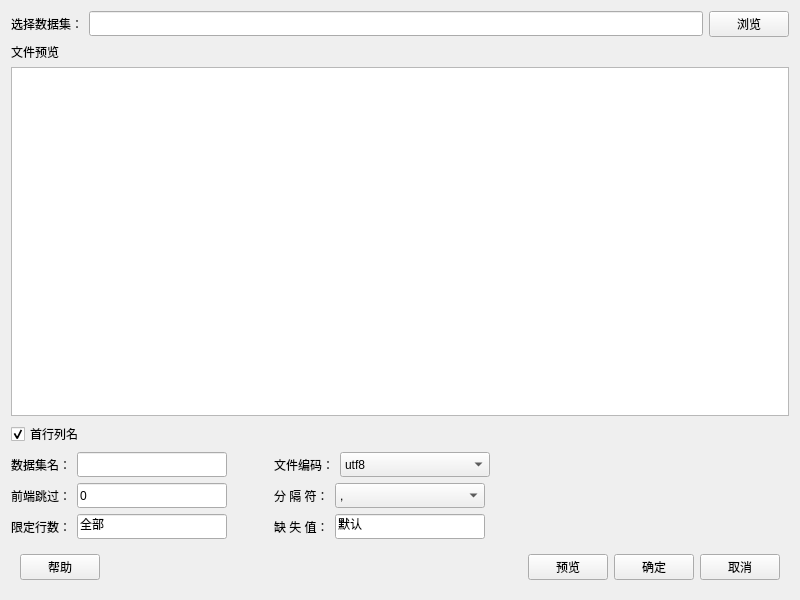
<?xml version="1.0" encoding="UTF-8"?>
<ui version="4.0">
 <class>Form</class>
 <widget class="QWidget" name="Form">
  <property name="geometry">
   <rect>
    <x>0</x>
    <y>0</y>
    <width>800</width>
    <height>600</height>
   </rect>
  </property>
  <property name="minimumSize">
   <size>
    <width>800</width>
    <height>600</height>
   </size>
  </property>
  <property name="maximumSize">
   <size>
    <width>16777215</width>
    <height>16777215</height>
   </size>
  </property>
  <property name="windowTitle">
   <string>导入CSV数据</string>
  </property>
  <property name="windowIcon">
   <iconset resource="../../../../ui/pyqtsource.qrc">
    <normaloff>:/color/theme/default/icons/csv.svg</normaloff>:/color/theme/default/icons/csv.svg</iconset>
  </property>
  <layout class="QVBoxLayout" name="verticalLayout_3">
   <item>
    <layout class="QHBoxLayout" name="horizontalLayout">
     <item>
      <widget class="QLabel" name="label_8">
       <property name="minimumSize">
        <size>
         <width>0</width>
         <height>25</height>
        </size>
       </property>
       <property name="text">
        <string>选择数据集：</string>
       </property>
      </widget>
     </item>
     <item>
      <widget class="QLineEdit" name="lineEdit_filePath">
       <property name="minimumSize">
        <size>
         <width>0</width>
         <height>25</height>
        </size>
       </property>
      </widget>
     </item>
     <item>
      <widget class="QPushButton" name="pushButton_choosefile">
       <property name="minimumSize">
        <size>
         <width>0</width>
         <height>25</height>
        </size>
       </property>
       <property name="text">
        <string>浏览</string>
       </property>
      </widget>
     </item>
    </layout>
   </item>
   <item>
    <widget class="QLabel" name="label">
     <property name="text">
      <string>文件预览</string>
     </property>
    </widget>
   </item>
   <item>
    <widget class="QTableWidget" name="tableWidget_previewData"/>
   </item>
   <item>
    <widget class="QCheckBox" name="checkBox_ifColumns">
     <property name="text">
      <string>首行列名</string>
     </property>
     <property name="checked">
      <bool>true</bool>
     </property>
    </widget>
   </item>
   <item>
    <layout class="QHBoxLayout" name="horizontalLayout_9">
     <item>
      <layout class="QVBoxLayout" name="verticalLayout">
       <item>
        <layout class="QHBoxLayout" name="horizontalLayout_2">
         <item>
          <widget class="QLabel" name="label_6">
           <property name="minimumSize">
            <size>
             <width>0</width>
             <height>25</height>
            </size>
           </property>
           <property name="text">
            <string>数据集名：</string>
           </property>
          </widget>
         </item>
         <item>
          <widget class="QLineEdit" name="lineEdit_datasetName">
           <property name="minimumSize">
            <size>
             <width>150</width>
             <height>25</height>
            </size>
           </property>
           <property name="maximumSize">
            <size>
             <width>150</width>
             <height>16777215</height>
            </size>
           </property>
           <property name="text">
            <string/>
           </property>
          </widget>
         </item>
         <item>
          <spacer name="horizontalSpacer_7">
           <property name="orientation">
            <enum>Qt::Horizontal</enum>
           </property>
           <property name="sizeHint" stdset="0">
            <size>
             <width>40</width>
             <height>20</height>
            </size>
           </property>
          </spacer>
         </item>
        </layout>
       </item>
       <item>
        <layout class="QHBoxLayout" name="horizontalLayout_3">
         <item>
          <widget class="QLabel" name="label_3">
           <property name="minimumSize">
            <size>
             <width>0</width>
             <height>25</height>
            </size>
           </property>
           <property name="text">
            <string>前端跳过：</string>
           </property>
          </widget>
         </item>
         <item>
          <widget class="QLineEdit" name="lineEdit_passHead">
           <property name="minimumSize">
            <size>
             <width>150</width>
             <height>25</height>
            </size>
           </property>
           <property name="maximumSize">
            <size>
             <width>150</width>
             <height>16777215</height>
            </size>
           </property>
           <property name="text">
            <string>0</string>
           </property>
          </widget>
         </item>
         <item>
          <spacer name="horizontalSpacer_8">
           <property name="orientation">
            <enum>Qt::Horizontal</enum>
           </property>
           <property name="sizeHint" stdset="0">
            <size>
             <width>40</width>
             <height>20</height>
            </size>
           </property>
          </spacer>
         </item>
        </layout>
       </item>
       <item>
        <layout class="QHBoxLayout" name="horizontalLayout_4">
         <item>
          <widget class="QLabel" name="label_4">
           <property name="minimumSize">
            <size>
             <width>0</width>
             <height>25</height>
            </size>
           </property>
           <property name="text">
            <string>限定行数：</string>
           </property>
          </widget>
         </item>
         <item>
          <widget class="QLineEdit" name="lineEdit_limitRow">
           <property name="minimumSize">
            <size>
             <width>150</width>
             <height>25</height>
            </size>
           </property>
           <property name="maximumSize">
            <size>
             <width>150</width>
             <height>16777215</height>
            </size>
           </property>
           <property name="text">
            <string>全部</string>
           </property>
          </widget>
         </item>
         <item>
          <spacer name="horizontalSpacer_9">
           <property name="orientation">
            <enum>Qt::Horizontal</enum>
           </property>
           <property name="sizeHint" stdset="0">
            <size>
             <width>40</width>
             <height>20</height>
            </size>
           </property>
          </spacer>
         </item>
        </layout>
       </item>
      </layout>
     </item>
     <item>
      <layout class="QVBoxLayout" name="verticalLayout_2">
       <item>
        <layout class="QHBoxLayout" name="horizontalLayout_5">
         <item>
          <widget class="QLabel" name="label_5">
           <property name="minimumSize">
            <size>
             <width>0</width>
             <height>25</height>
            </size>
           </property>
           <property name="text">
            <string>文件编码：</string>
           </property>
          </widget>
         </item>
         <item>
          <widget class="QComboBox" name="comboBox_encode">
           <property name="minimumSize">
            <size>
             <width>150</width>
             <height>25</height>
            </size>
           </property>
           <property name="maximumSize">
            <size>
             <width>100</width>
             <height>16777215</height>
            </size>
           </property>
           <item>
            <property name="text">
             <string>utf8</string>
            </property>
           </item>
           <item>
            <property name="text">
             <string>gb2312</string>
            </property>
           </item>
           <item>
            <property name="text">
             <string>gbk</string>
            </property>
           </item>
           <item>
            <property name="text">
             <string>ascii</string>
            </property>
           </item>
          </widget>
         </item>
         <item>
          <spacer name="horizontalSpacer_3">
           <property name="orientation">
            <enum>Qt::Horizontal</enum>
           </property>
           <property name="sizeHint" stdset="0">
            <size>
             <width>40</width>
             <height>20</height>
            </size>
           </property>
          </spacer>
         </item>
        </layout>
       </item>
       <item>
        <layout class="QHBoxLayout" name="horizontalLayout_6">
         <item>
          <widget class="QLabel" name="label_2">
           <property name="minimumSize">
            <size>
             <width>0</width>
             <height>25</height>
            </size>
           </property>
           <property name="text">
            <string>分 隔 符：</string>
           </property>
          </widget>
         </item>
         <item>
          <widget class="QComboBox" name="comboBox_separator">
           <property name="minimumSize">
            <size>
             <width>150</width>
             <height>25</height>
            </size>
           </property>
           <property name="maximumSize">
            <size>
             <width>150</width>
             <height>16777215</height>
            </size>
           </property>
           <item>
            <property name="text">
             <string>,</string>
            </property>
           </item>
           <item>
            <property name="text">
             <string>;</string>
            </property>
           </item>
           <item>
            <property name="text">
             <string>\s</string>
            </property>
           </item>
           <item>
            <property name="text">
             <string>\t</string>
            </property>
           </item>
          </widget>
         </item>
         <item>
          <spacer name="horizontalSpacer_4">
           <property name="orientation">
            <enum>Qt::Horizontal</enum>
           </property>
           <property name="sizeHint" stdset="0">
            <size>
             <width>40</width>
             <height>20</height>
            </size>
           </property>
          </spacer>
         </item>
        </layout>
       </item>
       <item>
        <layout class="QHBoxLayout" name="horizontalLayout_7">
         <item>
          <widget class="QLabel" name="label_7">
           <property name="minimumSize">
            <size>
             <width>0</width>
             <height>25</height>
            </size>
           </property>
           <property name="text">
            <string>缺 失 值：</string>
           </property>
          </widget>
         </item>
         <item>
          <widget class="QLineEdit" name="lineEdit_missValue">
           <property name="minimumSize">
            <size>
             <width>150</width>
             <height>25</height>
            </size>
           </property>
           <property name="maximumSize">
            <size>
             <width>150</width>
             <height>16777215</height>
            </size>
           </property>
           <property name="text">
            <string>默认</string>
           </property>
          </widget>
         </item>
         <item>
          <spacer name="horizontalSpacer_5">
           <property name="orientation">
            <enum>Qt::Horizontal</enum>
           </property>
           <property name="sizeHint" stdset="0">
            <size>
             <width>40</width>
             <height>20</height>
            </size>
           </property>
          </spacer>
         </item>
        </layout>
       </item>
      </layout>
     </item>
     <item>
      <spacer name="horizontalSpacer">
       <property name="orientation">
        <enum>Qt::Horizontal</enum>
       </property>
       <property name="sizeHint" stdset="0">
        <size>
         <width>40</width>
         <height>20</height>
        </size>
       </property>
      </spacer>
     </item>
    </layout>
   </item>
   <item>
    <widget class="QWidget" name="widget" native="true">
     <property name="minimumSize">
      <size>
       <width>50</width>
       <height>0</height>
      </size>
     </property>
     <property name="maximumSize">
      <size>
       <width>16777215</width>
       <height>16777215</height>
      </size>
     </property>
     <layout class="QHBoxLayout" name="horizontalLayout_10">
      <item>
       <layout class="QHBoxLayout" name="horizontalLayout_8">
        <item>
         <widget class="QPushButton" name="pushButton_help">
          <property name="minimumSize">
           <size>
            <width>0</width>
            <height>25</height>
           </size>
          </property>
          <property name="text">
           <string>帮助</string>
          </property>
         </widget>
        </item>
        <item>
         <spacer name="horizontalSpacer_2">
          <property name="orientation">
           <enum>Qt::Horizontal</enum>
          </property>
          <property name="sizeHint" stdset="0">
           <size>
            <width>40</width>
            <height>20</height>
           </size>
          </property>
         </spacer>
        </item>
        <item>
         <widget class="QPushButton" name="pushButton_preview">
          <property name="minimumSize">
           <size>
            <width>0</width>
            <height>25</height>
           </size>
          </property>
          <property name="text">
           <string>预览</string>
          </property>
         </widget>
        </item>
        <item>
         <widget class="QPushButton" name="pushButton_ok">
          <property name="minimumSize">
           <size>
            <width>0</width>
            <height>25</height>
           </size>
          </property>
          <property name="text">
           <string>确定</string>
          </property>
         </widget>
        </item>
        <item>
         <widget class="QPushButton" name="pushButton_cancel">
          <property name="minimumSize">
           <size>
            <width>0</width>
            <height>25</height>
           </size>
          </property>
          <property name="text">
           <string>取消</string>
          </property>
         </widget>
        </item>
       </layout>
      </item>
     </layout>
    </widget>
   </item>
  </layout>
 </widget>
 <resources>
  <include location="../../../../ui/pyqtsource.qrc"/>
 </resources>
 <connections/>
</ui>
